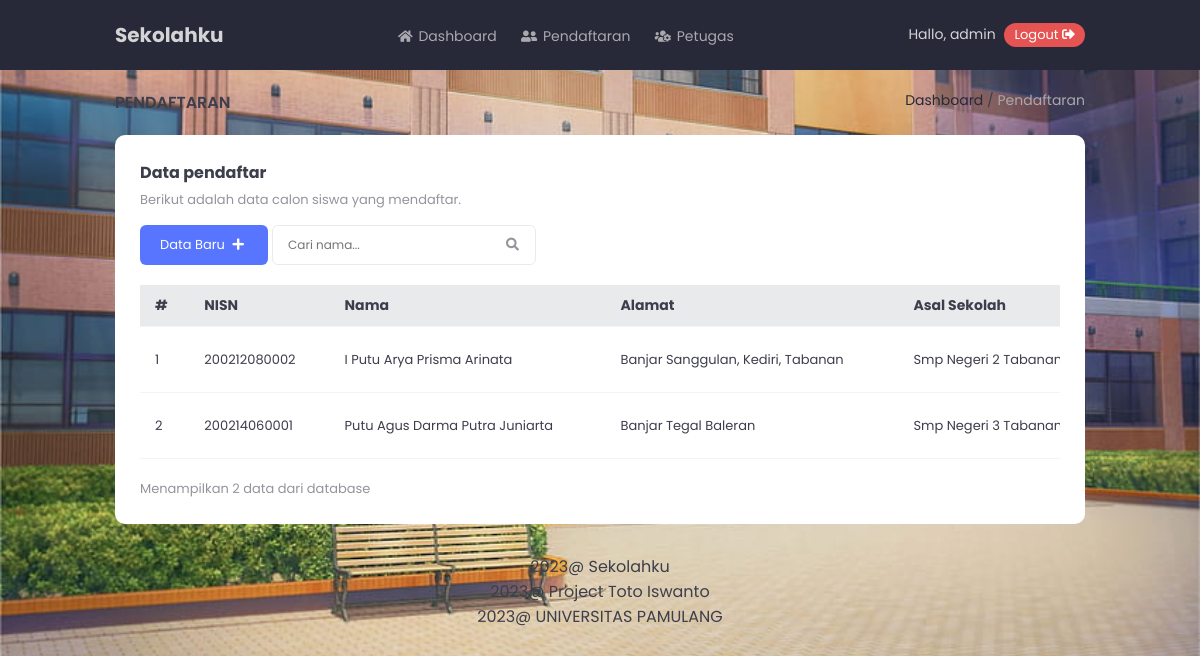
/pendaftaran.php (signed in), run on the app's committed database.
### tables this page shows
CREATE TABLE `pendaftar` (
  `NISN` char(15) NOT NULL,
  `nama` varchar(100) NOT NULL,
  `jenis_kelamin` varchar(15) NOT NULL,
  `tgl_lahir` varchar(15) NOT NULL,
  `agama` varchar(15) NOT NULL,
  `alamat` varchar(100) NOT NULL,
  `no_telepon` varchar(15) NOT NULL,
  `email` varchar(30) NOT NULL,
  `sekolah_asal` varchar(100) NOT NULL,
  `tgl_mendaftar` varchar(15) NOT NULL,
  `keterangan` varchar(15) NOT NULL
);

### pendaftaran.php (the view, shortened to what this page needs)
<?php include 'header.php'; ?>
<main>
	<section class="page-inf">
		<div class="container">
			<div class="row">
				<div class="col-12">
					<div class="pi">
						<div class="pi-left">
							<p>Pendaftaran</p>
						</div>
						<div class="pi-right">
							<p><a href="index.php">Dashboard</a> / <span>Pendaftaran</span></p>
						</div>
					</div>
				</div>
			</div>
		</div>
	</section>
	<section>
		<div class="container">
			<div class="row">
				<div class="col-12">
					<div class="table-container">
						<?php if (isset($_GET['s'])) { $s = $_GET['s']; ?>
							<h3>Pencarian anda untuk <?php echo "'$s'" ?></h3>
							<p>Berikut adalah hasil dari nama yang anda cari</p>
						<?php } else { ?>
							<h3>Data pendaftar</h3>
							<p>Berikut adalah data calon siswa yang mendaftar.</p>
						<?php } ?>
						<span style="display: block; margin-bottom: 15px;">
							<a href="form-pendaftaran.php?type=add" class="btn btn-medium blue">Data Baru <i class="fas fa-plus"></i></a>
							<span>
								<form action="script/search-data.php" method="post" style="display: inline-block;">
									<input type="text" name="search" class="s-input" placeholder="Cari nama...">
									<button type="submit" class="s-button"><i class="fas fa-search"></i></button>
								</form>
							</span>
						</span>
						<div class="table-responsive">
							<table>
								<tr>
									<th>#</th>
									<th>NISN</th>
									<th>Nama</th>
									<th>Alamat</th>
									<th>Asal Sekolah</th>
								</tr>
								<?php
									$i = 1;
									if (isset($_GET['s'])) {
										$s = $_GET['s'];
										$sql_pendaftar = mysqli_query($koneksi, "SELECT * FROM pendaftar WHERE nama LIKE '%$s%' ORDER BY tgl_mendaftar DESC ");
									} else {
										$sql_pendaftar = mysqli_query($koneksi, "SELECT * FROM pendaftar ORDER BY tgl_mendaftar DESC ");
									}
									$jml_data = mysqli_num_rows($sql_pendaftar);
									while($row = mysqli_fetch_assoc($sql_pendaftar)) {
								?>
								<tr>
									<td><?php echo $i; ?></td>
									<td><?php echo $row['NISN']; ?></td>
									<td><?php echo $row['nama']; ?></td>
									<td><?php echo $row['alamat']; ?></td>
									<td><?php echo $row['sekolah_asal']; ?></td>
								</tr>
								<?php $i++; } ?>
							</table>
						</div>
						<p class="remove-margin">Menampilkan <?php echo $jml_data; ?> data dari database</p>
					</div>
				</div>
			</div>
		</div>
	</section>
</main>
<?php include 'footer.php'; ?>

### assets/css/style.css (style rules this page uses)
:root { --p_black: #272838; --p_red: #e65353; --p_blue: #5775ff; --p_green: #31c48f; --white: #ffffff; --grey: #e9eaeb; --grey2: #d4d4d7; --grey3: #bebfc3; --grey4: #a9a9af; --grey5: #93949c; --grey6: #7d7e88; --grey7: #686974; --grey8: #525360; --grey9: #3d3e4c; --bg: #f4f4f4; }
.blue { color: var(--p_blue) }
body { font-family: 'Poppins', sans-serif; background: var(--bg); color: var(--grey9); }
.btn-medium { display: inline-block; padding: 10px 20px; font-size: 13px; border-radius: 6px; }
.btn { margin-bottom: 5px; border: none; font-family: inherit; cursor: pointer; }
.btn i { margin: 0 4px; }
.btn.blue { background: var(--p_blue); color: var(--white); }
.page-inf { margin-top: 20px; margin-bottom: 20px; }
.pi { display: flex; flex-direction: row; justify-content: space-between; }
.pi-left p { font-size: 16px; text-transform: uppercase; font-weight: 600; margin-bottom: 0; }
.pi-right p { font-size: 14px; margin-bottom: 0; }
.pi-right p a { color: var(--p_black); }
.pi-right p span { color: var(--grey4); }
.table-container { background: var(--white); padding: 25px; border-radius: 10px; margin-bottom: 30px; }
.table-responsive { overflow-x: auto; }
@media (max-width: 1200px) { .table-container table { width: 1200px !important; } }
.table-container h3 { font-weight: 700; font-size: 16px; margin-bottom: 5px; }
.table-container p { font-size: 13px; margin-bottom: 0; color: var(--grey5); margin-bottom: 15px; }
.table-container .s-input { padding: 10px 15px; font-family: inherit; font-size: 12px; border-radius: 6px; border: 1px solid var(--grey); color: inherit; outline: none; transition: .3s; }
.table-container .s-button { display: inline-block; padding: 10px; margin-left: -40px; font-size: 13px; background: transparent; border: none; color: var(--grey5); cursor: pointer; }
.table-container table { width: 100%; border-collapse: collapse; margin-bottom: 20px; }
.table-container table tr { border-bottom: 1px solid var(--bg); }
.table-container table tr th { text-align: left; padding: 10px 15px; background: var(--grey); font-size: 14px; font-weight: 700; }
.table-container table tr td { text-align: left; padding: 20px 15px; font-size: 13px; }

### assets/css/csslibs.css (style rules this page uses)
* { box-sizing: border-box; }
body { margin: 0; padding: 0; }
.container { overflow: hidden; padding: 0 100px; width: 100%; }
.row { display: flex; flex-direction: row; flex-wrap: wrap; }
.col-12 { width: 100%; }
[class*="col-"] { float: left; padding: 0px 15px; }
h1, h2, h3, h4, h5, h6 { margin-top: 0; margin-bottom: 15px; }
p { margin-top: 0; margin-bottom: 15px; font-size: 16px; }
a { text-decoration: none; color: blueviolet; -webkit-transition: .3s; -moz-transition: .3s; transition: .3s; }
.remove-margin { margin: 0 !important }

### header.php (style rules this page uses)
body { background-image:url('assets/img/sekolah2.jpg'); background-repeat: no-repeat; background-size: cover; }

### data on the page
pendaftar: NISN "200212080002", nama "I Putu Arya Prisma Arinata", alamat "Banjar Sanggulan, Kediri, Tabanan", sekolah_asal "Smp Negeri 2…"
pendaftar: NISN "200214060001", nama "Putu Agus Darma Putra Juniarta", alamat "Banjar Tegal Baleran", sekolah_asal "Smp Negeri 3…"

### other printed values
$username "admin"
$jml_data "2"
